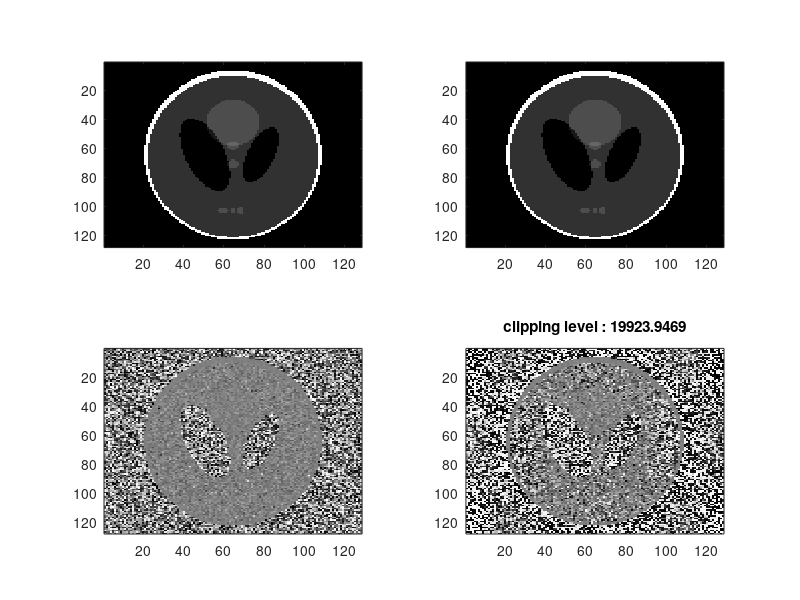

The MATLAB script that drew this image:

for c=1:-0.01:0.1
    con = 100*phantom(128);
    tag = 0.99*con;
    
    nlevel = 10;
    kcon = fft2(con) + nlevel* randn(size(con));
    ktag = fft2(tag) + nlevel* randn(size(tag));
    
    con2 = ifft2(kcon);
    tag2 = ifft2(ktag);
    
    sub = con2-tag2;
    
    clipLevel = c *max(kcon(:));
    
    rktag = real(ktag);
    iktag = imag(ktag);
    
    rkcon = real(kcon);
    ikcon = imag(kcon);
    
    rktag(rktag > clipLevel) = clipLevel;
    rkcon(rkcon > clipLevel) = clipLevel;
    iktag(iktag > clipLevel) = clipLevel;
    ikcon(ikcon > clipLevel) = clipLevel;
    
    kcon = complex(rkcon, ikcon);
    ktag = complex(rktag, iktag);
    
    con3 = ifft2(kcon);
    tag3 = ifft2(ktag);
    
    sub3 = con3-tag3;
    
    subplot(221)
    imagesc(abs(con));
    subplot(222)
    imagesc(abs(con2));
    
    subplot(223)
    imagesc(angle(sub));
    %caxis([0 0.5])
    
    subplot(224)
    imagesc(angle(sub3));
    title(['clipping level : ' num2str(clipLevel)])
    %caxis([0 0.5])
    
    colormap gray
    drawnow
    
end
